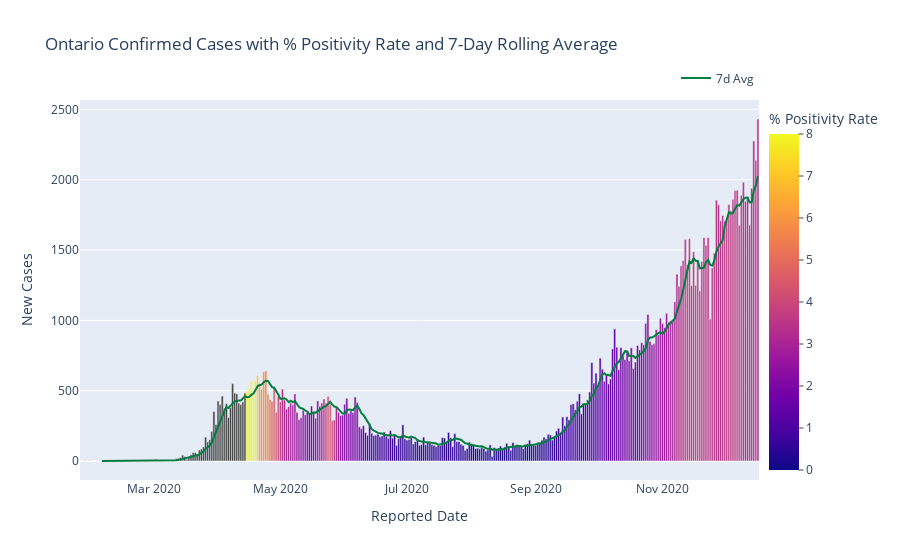

Here is the notebook cell this chart was saved with:
### Markdown cell above
# Timeline of Cases

### Code cell
#hide_input

# report daily case load and % positivity

fig_conf = px.bar(df_testing,
              x='Reported Date',
              y='New Cases',
              color='7 Day Avg Percent Positivity', range_color=[0,8],
              title='Ontario Confirmed Cases with % Positivity Rate and 7-Day Rolling Average',
              labels={'7 Day Avg Percent Positivity': '% Positivity Rate'}
              )
fig_conf.update_layout(bargap=0)

fig_conf.update_layout(coloraxis_colorbar=dict(yanchor="top", y=1, x=1,
                                          ticks="outside",
                                          ticksuffix=""))

fig_conf.add_trace(go.Scatter(
    x=df_testing['Reported Date'],
    y=df_testing['New Cases 7 Day Average'],
    mode='lines',
    name='7d Avg',
    line=dict(color="#057D41", dash="solid")
    ))

fig_conf.update_layout(legend=dict(
    orientation="h",
    yanchor="bottom",
    y=1.02,
    xanchor="right",
    x=1,))

### Figure 1 — Plotly figure (JSON) as saved in the notebook; plotly's stock layout.template omitted (floating-point values rounded to 4 significant figures; data arrays with more than 128 entries replaced by an {"elided": "..."} marker saying what was removed)
{"data": [{"alignmentgroup": "True", "hovertemplate": "Reported Date=%{x}<br>New Cases=%{y}<br>% Positivity Rate=%{marker.color}<extra></extra>", "legendgroup": "", "marker": {"color": {"elided": "316 float values"}, "coloraxis": "coloraxis"}, "name": "", "offsetgroup": "", "orientation": "v", "showlegend": false, "textposition": "auto", "type": "bar", "x": {"elided": "316 str values"}, "xaxis": "x", "y": {"elided": "316 int values"}, "yaxis": "y"}, {"line": {"color": "#057D41", "dash": "solid"}, "mode": "lines", "name": "7d Avg", "type": "scatter", "x": {"elided": "316 str values"}, "y": {"elided": "316 int values"}}], "layout": {"autosize": true, "bargap": 0, "barmode": "relative", "coloraxis": {"cmax": 8, "cmin": 0, "colorbar": {"ticks": "outside", "ticksuffix": "", "title": {"text": "% Positivity Rate"}, "x": 1, "y": 1, "yanchor": "top"}, "colorscale": [[0, "#0d0887"], [0.1111, "#46039f"], [0.2222, "#7201a8"], [0.3333, "#9c179e"], [0.4444, "#bd3786"], [0.5556, "#d8576b"], [0.6667, "#ed7953"], [0.7778, "#fb9f3a"], [0.8889, "#fdca26"], [1, "#f0f921"]]}, "legend": {"orientation": "h", "tracegroupgap": 0, "x": 1, "xanchor": "right", "y": 1.02, "yanchor": "bottom"}, "title": {"text": "Ontario Confirmed Cases with % Positivity Rate and 7-Day Rolling Average"}, "xaxis": {"anchor": "y", "autorange": true, "domain": [0, 1], "range": ["2020-01-25 12:00", "2020-12-17 12:00"], "title": {"text": "Reported Date"}, "type": "date"}, "yaxis": {"anchor": "x", "autorange": true, "domain": [0, 1], "range": [-135.1, 2567.0], "title": {"text": "New Cases"}, "type": "linear"}}}
